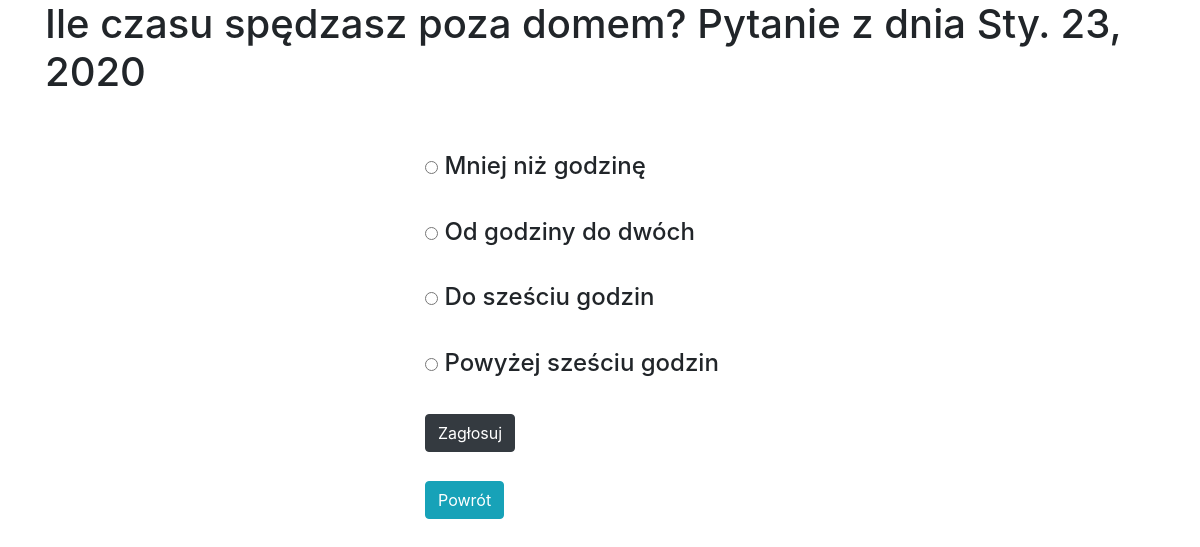
/ankieta/3/, run on the app's committed database.
### questionnaire/models.py (models this page shows, shortened)
class Question(models.Model):
    question_text=models.CharField(max_length=200)
    question_date=models.DateField(auto_now=True)
    object=models.Manager()
    class Meta:
        verbose_name='Pytanie'
        verbose_name_plural='Pytania'

class Answer(models.Model):
    question = models.ForeignKey(Question,on_delete=models.CASCADE)
    answer_text=models.CharField(max_length=200)
    glosy=models.IntegerField(default=0)
    object=models.Manager()
    class Meta:
        verbose_name='Odpowiedz'
        verbose_name_plural='Odpowiedzi'

### questionnaire/views.py (the view)
# urls.py: path('<int:question_id>/',views.detail,name='detail'),
def detail(request,question_id):
    try:
        question=Question.object.get(pk=question_id)
    except Question.DoesNotExist:
        return render(request,'questionnaire/blad.html',status=404)
    return render(request,'questionnaire/detail.html',{'question':question})

### questionnaire/templates/questionnaire/detail.html (shortened to what this page needs)
{% extends 'questionnaire/base.html' %}
{% block content %}
<div class="container">
    <div><h1>{{ question.question_text }} Pytanie z dnia {{ question.question_date }}</h1></div>
        <div class="row">
          <div class="col-sm">
          </div>
          <div class="col-sm">
<br>
<br>
<h4>
<form action="{% url 'vote' question.id %}" method="POST">
    {% for ans in question.answer_set.all %}
        <input type="radio" name="ans" id="ans{{ forloop.counter }}" value="{{ ans.id}}">
        <label for="ans{{ forloop.counter }}">{{ ans.answer_text }}</label>
        <br>
        <br>
    {% endfor %}
    <button type="submit" class="btn btn-dark" value='vote'>Zagłosuj</button>
</form>
<form action="{% url 'index' %}" method="GET"><br>
    <button type="submit" class="btn btn-info" > Powrót </button>
</form>
</h4>
</div>
<div class="col-sm">
</div>
</div>
</div>
{% endblock %}

### data on the page
Question: question_text "Ile czasu spędzasz poza domem?", question_date "Sty. 23, 2020"
Answer: answer_text "Mniej niż godzinę"
Answer: answer_text "Od godziny do dwóch"
Answer: answer_text "Do sześciu godzin"
Answer: answer_text "Powyżej sześciu godzin"
